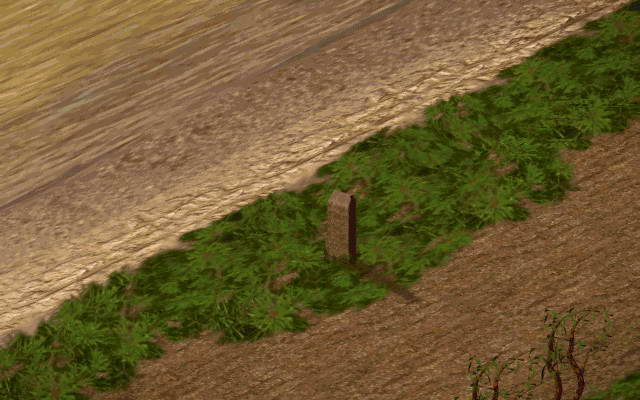

A level layout from a 2D game, rendered from its tile map. Below: a short description, then the map file with tile-grid data replaced by summaries:
An orthogonal 64x40 tile map with 10x10 px tiles, 1 tile layer (块层 1).

<map version="1.0" orientation="orthogonal" width="64" height="40" tilewidth="10" tileheight="10">
 <tileset firstgid="1" name="1- (75)" tilewidth="10" tileheight="10">
  <image source="map/1- (75).jpg" trans="ff00ff" width="640" height="400" />
 </tileset>
 <layer name="块层 1" width="64" height="40">
  <data>[2560 cells, 2560 non-empty, 2560 distinct tile ids]</data>
 </layer>
</map>
